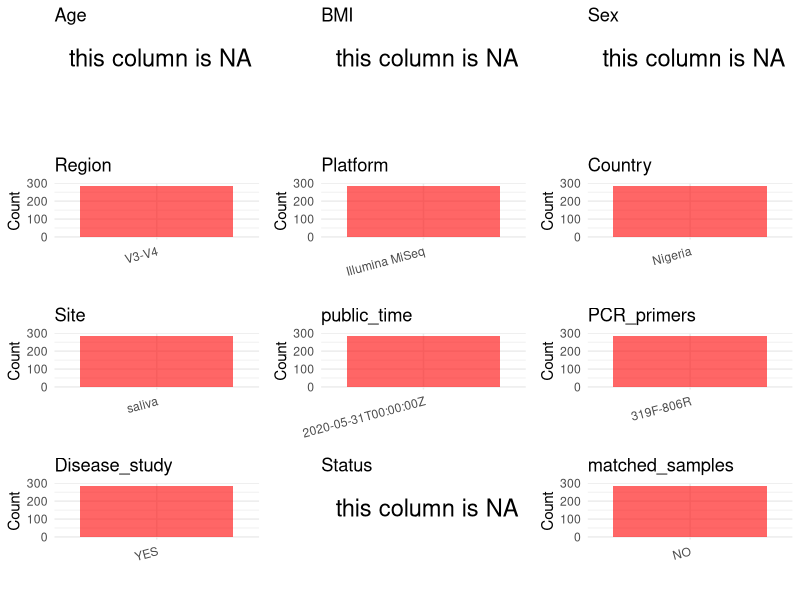

This figure's R source: (Note: this script raises an error after producing the figure.)
## ---- chunk 1
# Load necessary libraries
library(dplyr)
library(ggplot2)
library(cowplot)
library(stringr)

# Set working directory (update this path to your local directory)
setwd("/home/hby/oral_project/PRJNA575737")

# Read the initial metadata files
initial_meta <- read.csv("SraRunTable.csv", header = T)

# Combine the two metadata files
# meta <- rbind(initial_meta, initial_meta1)

# Remove entries non-oral samples
# initial_meta <- subset(initial_meta,isolate %in% c("saliva","tongue coat"))

# Check the number of samples containing "HT" in Sample.Name (e.g., healthy controls)
# nrow(subset(meta, grepl("HT", Sample.Name)))

# Display the first few rows of the metadata
head(initial_meta)
## ---- chunk 2
# Create a uniform metadata dataframe
metadata <- data.frame(
  BioProject = initial_meta$BioProject,
  Run = initial_meta$Run,
  sample_name = initial_meta$PTID,
  Platform = initial_meta$Instrument,
  Country = initial_meta$geo_loc_name_country,
  public_time = initial_meta$ReleaseDate,
  Site = initial_meta$isolation_source,
  Sex = NA,
  Age = NA,
  BMI = NA,
  Status = NA
)
## ---- chunk 3
# Add information obtained from the publication
metadata$Region <- "V3-V4"
metadata$PCR_primers <- "319F-806R"
metadata$title <- "Immune status and not HIV infection or exposure、 drives the development of the oral microbiota"
metadata$Disease_study <- "YES"
metadata$matched_samples <- "NO"
## ---- chunk 4
# Check the number of unique runs and sample names
print(paste("Number of unique runs:", length(unique(metadata$Run))))
print(paste("Number of unique sample names:", length(unique(metadata$sample_name))))
## ---- chunk 5
# Select columns for visualization
plot_data <- metadata %>%
  select(-BioProject, -Run, -sample_name, -title)

# Function to create simple plots for each column
create_simple_plots <- function(data) {
  plots <- list()

  for (col in colnames(data)) {
    # Check if the column is all NA
    if (all(is.na(data[[col]]))) {
      # Create an empty plot with text indicating all NA
      p <- ggplot() +
        annotate("text", x = 0.5, y = 0.5, label = "this column is NA", size = 6) +
        labs(title = col) +
        theme_void()
    } else if (is.numeric(data[[col]])) {
      # Numeric variable: histogram
      p <- ggplot(data, aes(x = .data[[col]])) +
        geom_histogram(fill = "blue", alpha = 0.6, bins = 20, na.rm = TRUE) +
        labs(title = col) +
        theme_minimal()
    } else {
      # Categorical variable: bar plot (remove NA values)
      count_data <- as.data.frame(table(data[[col]], useNA = "ifany"))
      p <- ggplot(count_data, aes(x = reorder(Var1, -Freq), y = Freq)) +
        geom_col(fill = "red", alpha = 0.6) +
        labs(title = col, x = NULL, y = "Count") +
        theme_minimal() +
        theme(axis.text.x = element_text(angle = 15, hjust = 1))
    }
    plots[[col]] <- p
  }

  return(plots)
}

# Generate and arrange plots
plots <- create_simple_plots(plot_data)
p <- plot_grid(plots$Age,
  plots$BMI,
  plots$Sex,
  plots$Region,
  plots$Platform,
  plots$Country,
  plots$Site,
  plots$public_time,
  plots$PCR_primers,
  plots$Disease_study,
  plots$Status,
  plots$matched_samples, # add
  ncol = 3, align = "hv", axis = "lb"
)
ggsave("Metadata_Summary.png", plot = p, width = 8, height = 6, dpi = 150)
## ---- chunk 6
knitr::include_graphics("Metadata_Summary.png")
## ---- chunk 7
# Reorder columns to match the desired format
metadata <- metadata[, c(
  "BioProject", "Run", "sample_name", "Age", "BMI", "Sex",
  "Region", "Platform", "Country", "Site", "public_time",
  "PCR_primers", "title", "Disease_study", "Status", "matched_samples"
)]

# Export the uniform metadata to a CSV file
write.csv(metadata, file = "metadata.csv", quote = FALSE)
head(metadata)
